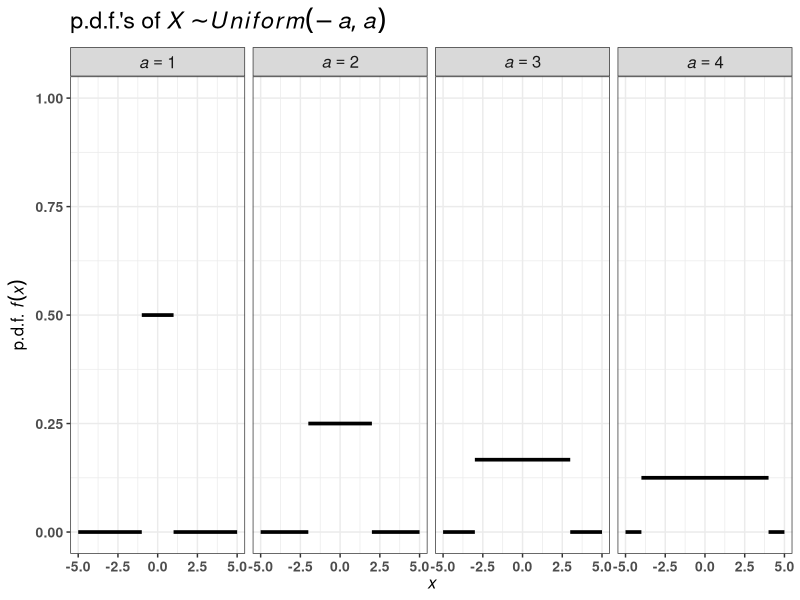
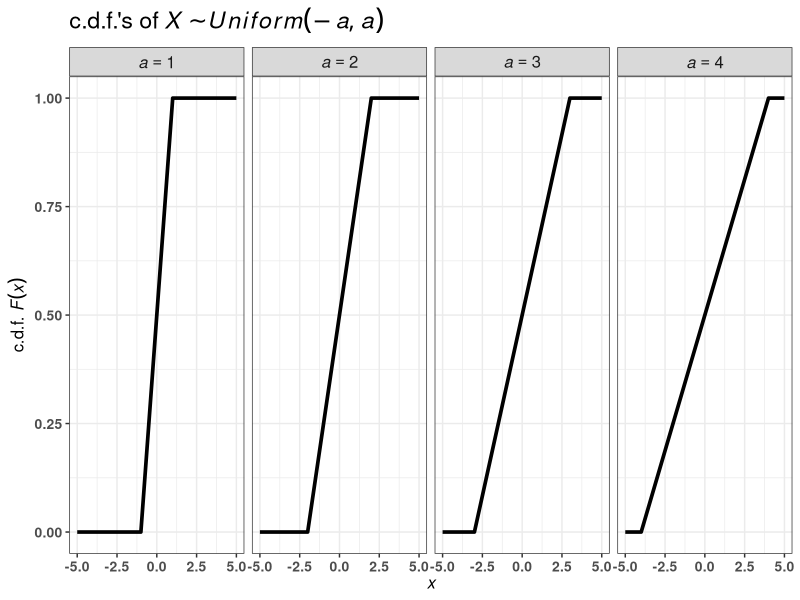
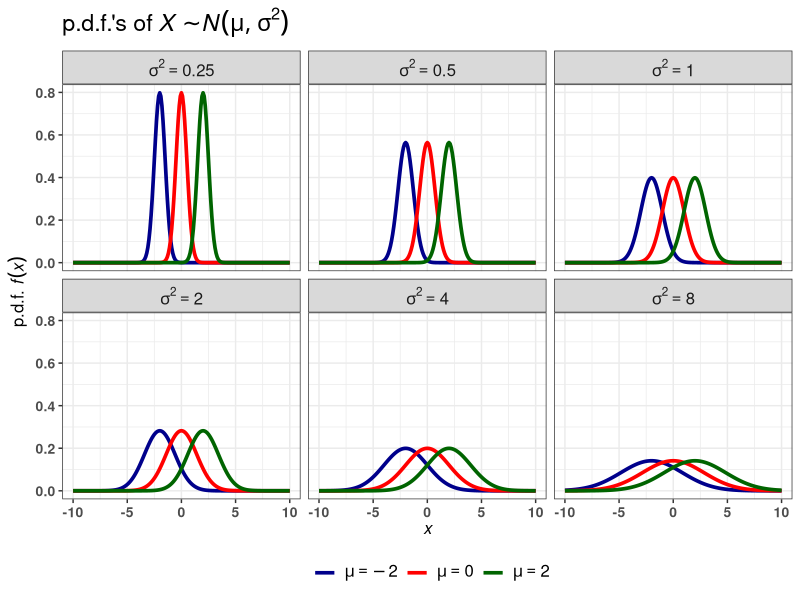
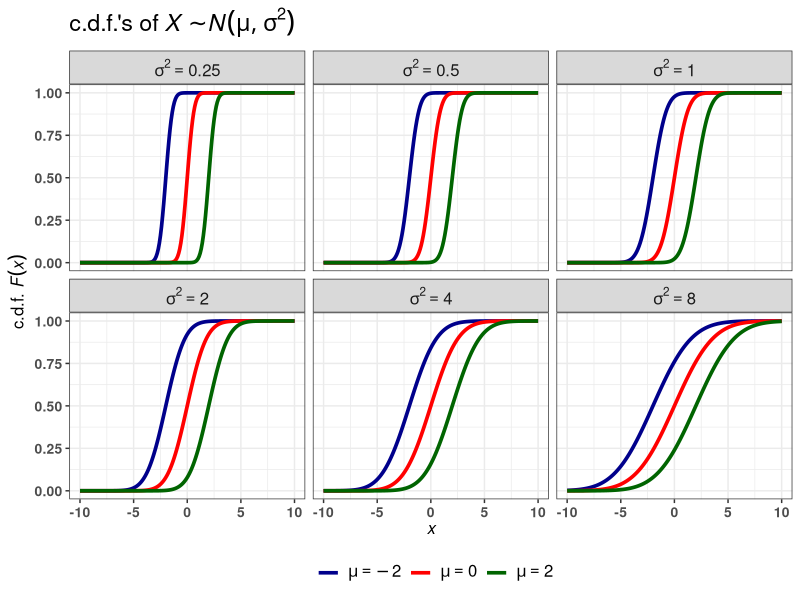
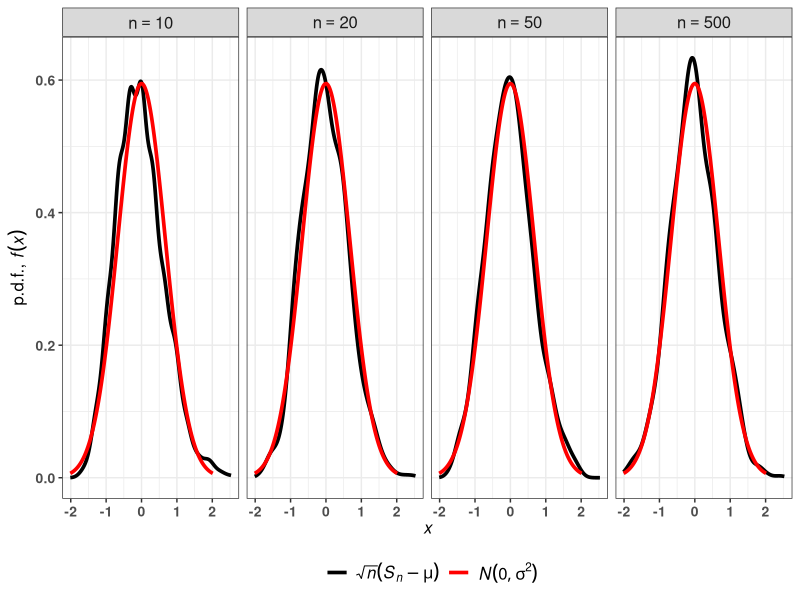
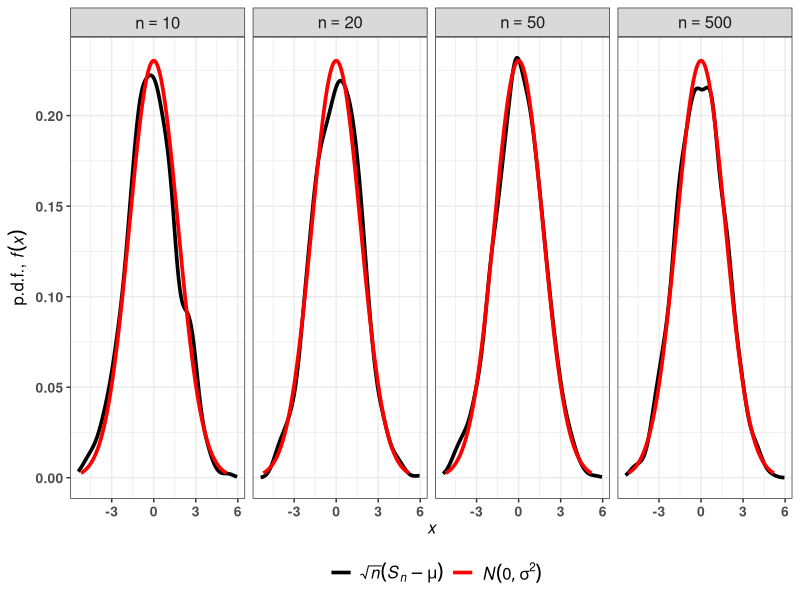
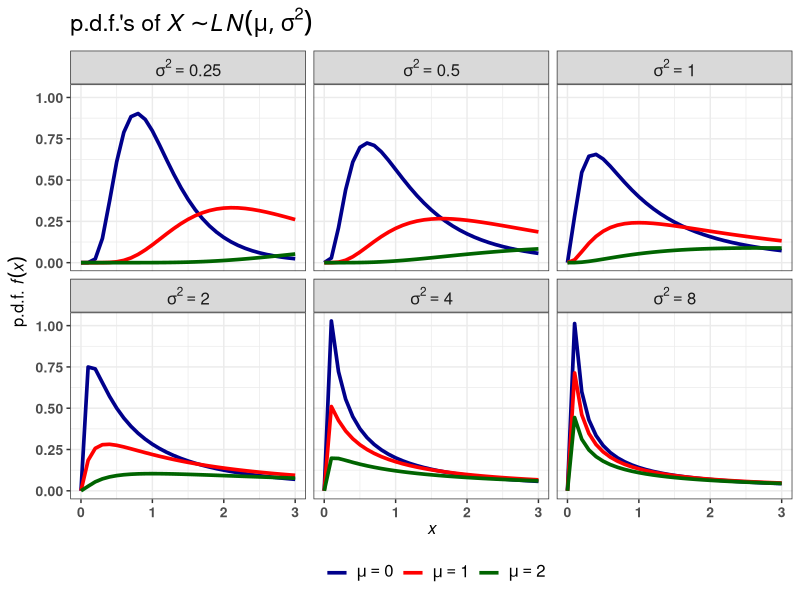
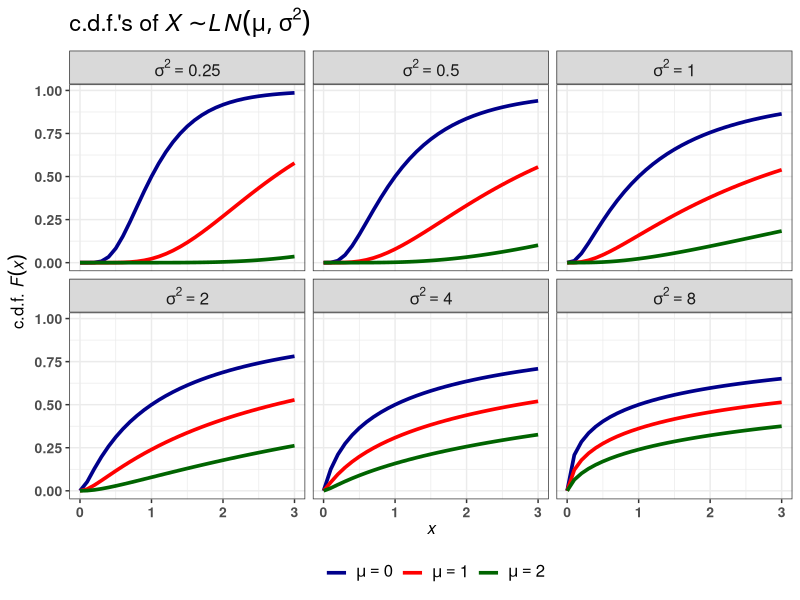

These figures' R source, in order:
## ---- chunk 1
knitr::opts_chunk$set(cache=TRUE, message = FALSE, echo=FALSE)
knitr::opts_chunk$set(fig.align = "center", fig.width = 6, fig.height = 4)
options(knitr.table.format = "html")
options(kableExtra.latex.load_packages = FALSE)

library(tidyverse)
library(kableExtra)

add_theme <- function()
  theme_bw()+
  theme(
    axis.text = element_text(family="Helvetica", face = "bold", size = 10),
    axis.title = element_text(family="Helvetica", face = "bold", size = 12),
    strip.text = element_text(family="Helvetica", face = "bold", size = 12),
    title = element_text(family="Helvetica", face = "bold", size = 14),
    legend.position = "bottom",
    legend.text = element_text(family="Helvetica", face = "bold", size = 12)
  )
## ---- chunk 2
tibble(
  k = seq_len(5),
  Min = round(1-1/k^2, 4)*100,
  Max = round(1/k^2, 4)*100
) %>% 
  set_names(c("$k$", "min \\% of $X$ within [$\\mu$-k$\\sigma$, $\\mu$+k$\\sigma$]", "max \\% of $X$ beyond [$\\mu$-k$\\sigma$, $\\mu$+k$\\sigma$]")) %>%
  kableExtra::kable(escape = FALSE) %>%
  kableExtra::kable_styling(full_width = FALSE, bootstrap_options = "striped") %>%
  column_spec(1, bold = TRUE, border_right = TRUE)
## ---- chunk 3
a <- seq_len(4)
left_pdf <- map_df(a, ~ tibble(
  a = paste("italic(a) == ", .x), 
  x = seq(-5, -.x), 
  y = 0)
)

middle_pdf <- map_df(a, ~ tibble(
  a = paste("italic(a) == ", .x), 
  x = seq(-.x, .x), 
  y = dunif(x, -.x, .x))
)

right_pdf <- map_df(a, ~ tibble(
  a = paste("italic(a) == ", .x), 
  x = seq(.x, 5), 
  y = 0)
)

lwt <- 1.25
ggplot()+
  geom_line(data = left_pdf, aes(x, y), size = lwt)+
  geom_line(data = middle_pdf, aes(x, y), size = lwt)+
  geom_line(data = right_pdf, aes(x, y), size = lwt)+
  scale_y_continuous(limits = c(0, 1))+
  facet_grid( ~a, labeller = label_parsed)+
  xlab(expression(italic(x)))+
  ylab(expression(paste("p.d.f. ", italic(f(x)))))+
  ggtitle(expression(paste("p.d.f.'s of ", italic(X) %~% italic(Uniform)(-italic(a), italic(a)))))+
  add_theme()
## ---- chunk 4
a <- seq_len(4)
cdf_tbl <- map_df(a, ~ tibble(
  a = paste("italic(a) == ", .x), 
  x = seq(-5, 5), 
  y = punif(x, -.x, .x))
)

lwt <- 1.25
ggplot()+
  geom_line(data = cdf_tbl, aes(x, y), size = lwt)+
  scale_y_continuous(limits = c(0, 1))+
  facet_grid( ~a, labeller = label_parsed)+
  xlab(expression(italic(x)))+
  ylab(expression(paste("c.d.f. ", italic(F(x)))))+
  ggtitle(expression(paste("c.d.f.'s of ", italic(X) %~% italic(Uniform)(-italic(a), italic(a)))))+
  add_theme()
## ---- chunk 5
sigma <- c(0.25, 0.5, 1, 2, 4, 8)
map_df(sigma, ~ {
  sg <- .x
  map_df(c(-2, 0, 2), ~ {
    tibble(
      s = as.factor(paste("italic(sigma)^2 == ", sg)), 
      mu = paste("italic(mu) == ", .x), 
      x = seq(-10, 10, by = 0.1), 
      y = dnorm(x, .x, sqrt(sg)))
  })
}) %>% 
ggplot()+
  geom_line(aes(x, y, color = mu), size = 1.25)+
  facet_wrap( ~ s, labeller = label_parsed)+
  xlab(expression(italic(x)))+
  ylab(expression(paste("p.d.f. ", italic(f(x)))))+
  scale_color_manual(
    name = "", 
    values = c("darkblue", "red", "darkgreen"), 
    labels = expression(mu == -2, mu == 0, mu == 2)
  )+
  ggtitle(expression(paste("p.d.f.'s of ", italic(X) %~% italic(N)(mu, italic(sigma)^2))))+
  add_theme()

## ---- chunk 6
sigma <- c(0.25, 0.5, 1, 2, 4, 8)
map_df(sigma, ~ {
  sg <- .x
  map_df(c(-2, 0, 2), ~ {
    tibble(
      s = as.factor(paste("italic(sigma)^2 == ", sg)), 
      mu = paste("italic(mu) == ", .x), 
      x = seq(-10, 10, by = 0.1), 
      y = pnorm(x, .x, sqrt(sg)))
  })
}) %>% 
ggplot()+
  geom_line(aes(x, y, color = mu), size = 1.25)+
  facet_wrap( ~ s, labeller = label_parsed)+
  xlab(expression(italic(x)))+
  ylab(expression(paste("c.d.f. ", italic(F(x)))))+
  scale_color_manual(
    name = "", 
    values = c("darkblue", "red", "darkgreen"), 
    labels = expression(mu == -2, mu == 0, mu == 2)
  )+
  ggtitle(expression(paste("c.d.f.'s of ", italic(X) %~% italic(N)(mu, italic(sigma)^2))))+
  add_theme()

## ---- chunk 7
n <- c(10, 20, 50, 500)
nsim <- 1000
# let us sample binomial random numbers Bin(n = 5, p = 0.1)
# mu = n*p = 0.5
# sigma^2 = n*p*(1-p) = 0.45 
mu <- 0.5
sigma2 <- 0.45
x <- seq(-3*sqrt(sigma2), 3*sqrt(sigma2), length = nsim)
lwt = 1.25

map_df(n, ~ {
  N <- .x
  S <- map_dbl(seq_along(x), ~ {
    set.seed(314159 + .x)
    X <- rbinom(N, 5, 0.1)
    sqrt(N)*(mean(X)-mu)
  })
  tibble(n = paste("n == ", .x), x, S)
}) %>% 
  ggplot()+
  stat_density(aes(x = S, color = "D"), geom="line", size = lwt)+
  geom_line(
    data = tibble(x, y = dnorm(x, sd = sqrt(sigma2))), 
    aes(x, y, color = "N"),
    size = lwt
  )+
  labs(
    x = expression(italic(x)), #expression(sqrt(italic(n))(italic(S[n])-italic(mu))),
    y = expression(paste("p.d.f., ", italic(f(x)))),
    color = ""
  )+
  scale_color_manual(
    values = c("D" = "black", "N" = "red"),
    labels = c("D" = expression(sqrt(italic(n))(italic(S[n])-italic(mu))), 
               "N" = expression(italic(N)(0, italic(sigma)^2))))+
  facet_grid( ~n, labeller = label_parsed)+
  add_theme()
## ---- chunk 8
n <- c(10, 20, 50, 500)
nsim <- 1000
# let us sample uniform random numbers Uniform(a = 4, b = 10)
# mu = (a + b)/2 = 7
# sigma^2 = (b-a)^2/12 = 3 
mu <- 7
sigma2 <-3
x <- seq(-3*sqrt(sigma2), 3*sqrt(sigma2), length = nsim)
lwt = 1.25

map_df(n, ~ {
  N <- .x
  S <- map_dbl(seq_along(x), ~ {
    X <- runif(N, 4, 10)
    sqrt(N)*(mean(X)-mu)
  })
  tibble(n = paste("n == ", .x), x, S)
}) %>% 
  ggplot()+
  stat_density(aes(x = S, color = "D"), geom="line", size = lwt)+
  geom_line(
    data = tibble(x, y = dnorm(x, sd = sqrt(sigma2))), 
    aes(x, y, color = "N"),
    size = lwt
  )+
  labs(
    x = expression(italic(x)), #expression(sqrt(italic(n))(italic(S[n])-italic(mu))),
    y = expression(paste("p.d.f., ", italic(f(x)))),
    color = ""
  )+
  scale_color_manual(
    values = c("D" = "black", "N" = "red"),
    labels = c("D" = expression(sqrt(italic(n))(italic(S[n])-italic(mu))), 
               "N" = expression(italic(N)(0, italic(sigma)^2))))+
  facet_grid( ~n, labeller = label_parsed)+
  add_theme()
## ---- chunk 9
sigma <- c(0.25, 0.5, 1, 2, 4, 8)
map_df(sigma, ~ {
  sg <- .x
  map_df(c(0, 1, 2), ~ {
    tibble(
      s = paste("italic(sigma)^2 == ", sg), 
      mu = paste("italic(mu) == ", .x), 
      x = seq(0, 3, by = 0.1), 
      y = dlnorm(x, .x, sqrt(sg)))
  })
}) %>% 
ggplot()+
  geom_line(aes(x, y, color = mu), size = 1.25)+
  facet_wrap( ~ s, labeller = label_parsed)+
  xlab(expression(italic(x)))+
  ylab(expression(paste("p.d.f. ", italic(f(x)))))+
  scale_color_manual(
    name = "", 
    values = c("darkblue", "red", "darkgreen"), 
    labels = expression(mu == 0, mu == 1, mu == 2)
  )+
  ggtitle(expression(paste("p.d.f.'s of ", italic(X) %~% italic(LN)(mu, italic(sigma)^2))))+
  add_theme()

## ---- chunk 10
sigma <- c(0.25, 0.5, 1, 2, 4, 8)
map_df(sigma, ~ {
  sg <- .x
  map_df(c(0, 1, 2), ~ {
    tibble(
      s = paste("italic(sigma)^2 == ", sg), 
      mu = paste("italic(mu) == ", .x), 
      x = seq(0, 3, by = 0.1), 
      y = plnorm(x, .x, sqrt(sg)))
  })
}) %>% 
ggplot()+
  geom_line(aes(x, y, color = mu), size = 1.25)+
  facet_wrap( ~ s, labeller = label_parsed)+
  xlab(expression(italic(x)))+
  ylab(expression(paste("c.d.f. ", italic(F(x)))))+
  scale_color_manual(
    name = "", 
    values = c("darkblue", "red", "darkgreen"), 
    labels = expression(mu == 0, mu == 1, mu == 2)
  )+
  ggtitle(expression(paste("c.d.f.'s of ", italic(X) %~% italic(LN)(mu, italic(sigma)^2))))+
  add_theme()

## ---- chunk 11
tn_pdf <- function(x, mu, sigma, a) 1/sigma*(1-pnorm(a, mu, sigma))^(-1)*dnorm(x, mu, sigma)
a <- -2.5
sigma <- c(0.25, 0.5, 1, 2, 4, 8)
map_df(sigma, ~ {
  sg <- .x
  map_df(c(-2, 0, 2), ~ {
    tibble(
      s = paste("italic(sigma)^2 == ", sg), 
      mu = paste("italic(mu) == ", .x), 
      x = seq(a, 10, by = 0.1), 
      y = tn_pdf(x, .x, sqrt(sg), a))
  })
}) %>% 
ggplot()+
  geom_line(aes(x, y, color = mu))+
  facet_wrap( ~ s, labeller = label_parsed, scales = "free_y")+
  xlab(expression(italic(x)))+
  ylab(expression(paste("p.d.f. ", italic(f(x)))))+
  scale_color_manual(
    name = "", 
    values = c("darkblue", "red", "darkgreen"), 
    labels = expression(mu == -2, mu == 0, mu == 2)
  )+
  ggtitle(expression(paste("p.d.f.'s of ", italic(X) %~% italic(TN)(mu, italic(sigma)^2, a == -2.5))))+
  add_theme()
## ---- chunk 12
tn_cdf <- function(x, mu, sigma, a) (pnorm(x, mu, sigma)-pnorm(a, mu, sigma))/(1-pnorm(a, mu, sigma))
a <- -2.5
sigma <- c(0.25, 0.5, 1, 2, 4, 8)
map_df(sigma, ~ {
  sg <- .x
  map_df(c(-2, 0, 2), ~ {
    tibble(
      s = paste("italic(sigma)^2 == ", sg), 
      mu = paste("italic(mu) == ", .x), 
      x = seq(a, 10, by = 0.1), 
      y = tn_cdf(x, .x, sqrt(sg), a))
  })
}) %>% 
ggplot()+
  geom_line(aes(x, y, color = mu))+
  facet_wrap( ~ s, labeller = label_parsed)+
  xlab(expression(italic(x)))+
  ylab(expression(paste("c.d.f. ", italic(F(x)))))+
  scale_color_manual(
    name = "", 
    values = c("darkblue", "red", "darkgreen"), 
    labels = expression(mu == -2, mu == 0, mu == 2)
  )+
  ggtitle(expression(paste("c.d.f.'s of ", italic(X) %~% italic(TN)(mu, italic(sigma)^2, a == -2.5))))+
  add_theme()
## ---- chunk 13
lambda <- c(0.25, 0.5, 1, 2)
map_df(lambda, ~ {
  lmb <- .x
  x <- seq(0, 3, by = 0.1) 
  y <- dexp(x, lmb)
  tibble(
    lmb = paste("italic(lambda) == ", lmb), 
    x, y
  )
}) %>% 
ggplot()+
  geom_line(aes(x, y, color = lmb), size = 1.25)+
  xlab(expression(italic(x)))+
  ylab(expression(paste("p.d.f. ", italic(f(x)))))+
  scale_color_manual(
    name = "", 
    values = c("darkblue", "red", "darkgreen", "black"), 
    labels = expression(lambda == 0.25, lambda == 0.5, lambda == 1, lambda == 2)
  )+  
  ggtitle(expression(paste("p.d.f.'s of ", italic(X) %~% italic(Exp)(italic(lambda)))))+
  add_theme()
## ---- chunk 14
lambda <- c(0.25, 0.5, 1, 2)
map_df(lambda, ~ {
  lmb <- .x
  x <- seq(0, 3, by = 0.1) 
  y <- pexp(x, lmb)
  tibble(
    lmb = paste("italic(lambda) == ", lmb), 
    x, y
  )
}) %>% 
ggplot()+
  geom_line(aes(x, y, color = lmb), size = 1.25)+
  xlab(expression(italic(x)))+
  ylab(expression(paste("c.d.f. ", italic(F(x)))))+
  scale_color_manual(
    name = "", 
    values = c("darkblue", "red", "darkgreen", "black"), 
    labels = expression(lambda == 0.25, lambda == 0.5, lambda == 1, lambda == 2)
  )+  
  ggtitle(expression(paste("c.d.f.'s of ", italic(X) %~% italic(Exp)(italic(lambda)))))+
  add_theme()
